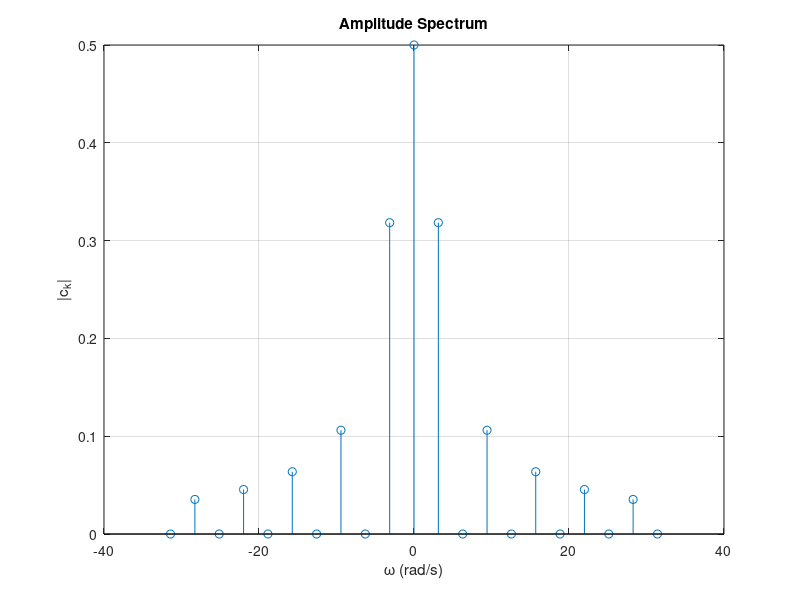
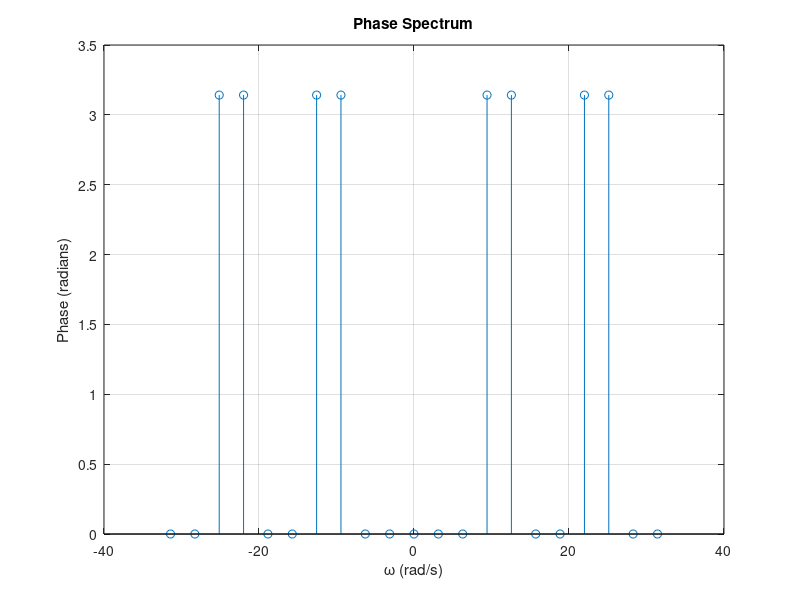

Write the MATLAB code that produced these figures, in order.
% Part A: Numeric Fourier Series Calculation without Any Toolboxes

clear all; close all; clc;

T0 = 2; % Sinyalin periyodu
k_vec = -10:10; % Hesaplanacak harmonik sayısı

% Fourier katsayıları için boş bir dizi oluştur
X = zeros(size(k_vec));
w = 2 * pi * k_vec / T0; % Açısal frekanslar

% Katsayı hesaplama: dikdörtgen dalga için manuel sinc fonksiyonu kullanımı
tau = 1; % Darbe süresi
for kk = 1:length(k_vec)
    k = k_vec(kk);
    if k == 0
        X(kk) = tau / T0; % DC bileşeni
    else
        X(kk) = (tau / T0) * (sin(pi * k * tau / T0) / (pi * k * tau / T0)); % Diğer harmonikler
    end
end

% Genlik ve faz spektrumlarını hesapla
amplitude = abs(X);
phase = angle(X);

% Genlik spektrumu çizimi
figure;
stem(w, amplitude, 'o-');
title('Amplitude Spectrum');
xlabel('\omega (rad/s)');
ylabel('|c_k|');
grid on;

% Faz spektrumu çizimi
figure;
stem(w, phase, 'o-');
title('Phase Spectrum');
xlabel('\omega (rad/s)');
ylabel('Phase (radians)');
grid on;
